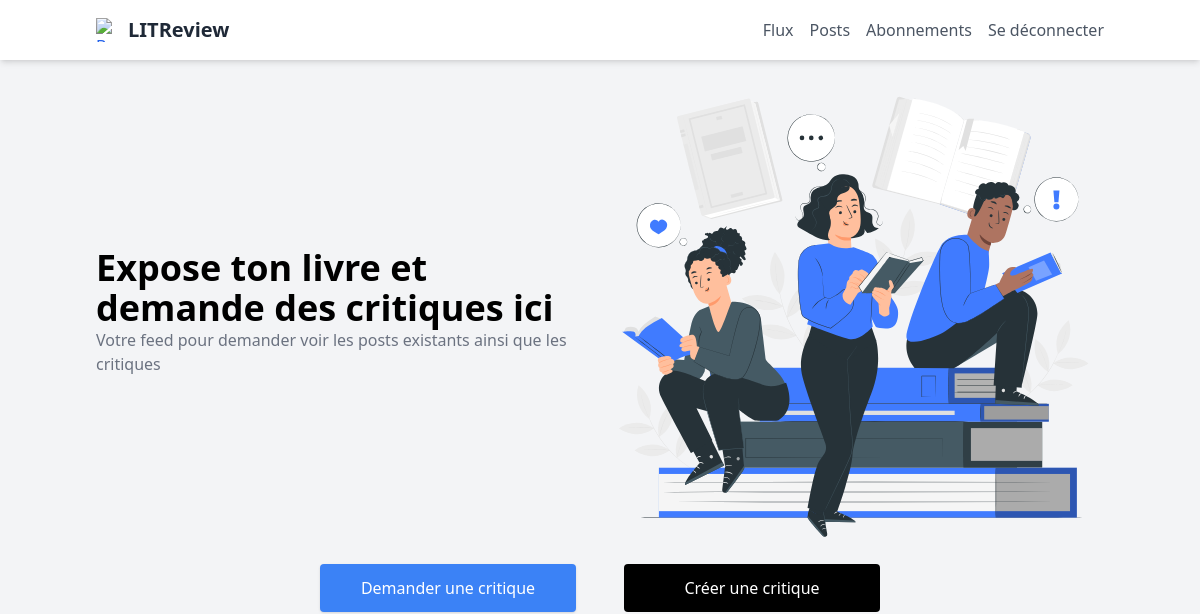
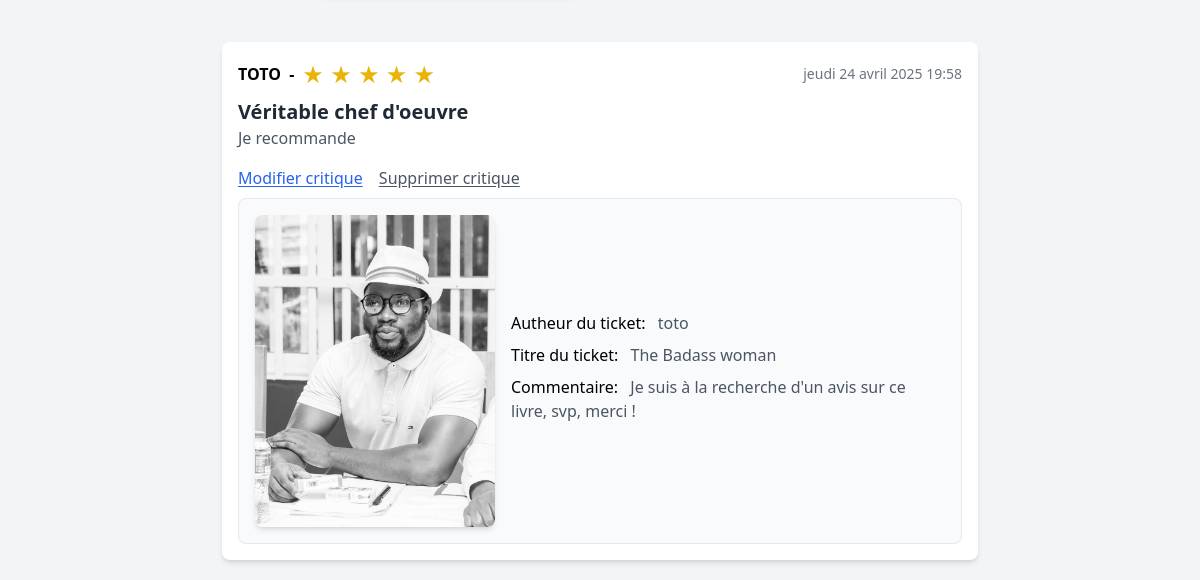
/flux/ (signed in), run on an earlier commit of the app's database (2 pictures, top to bottom).
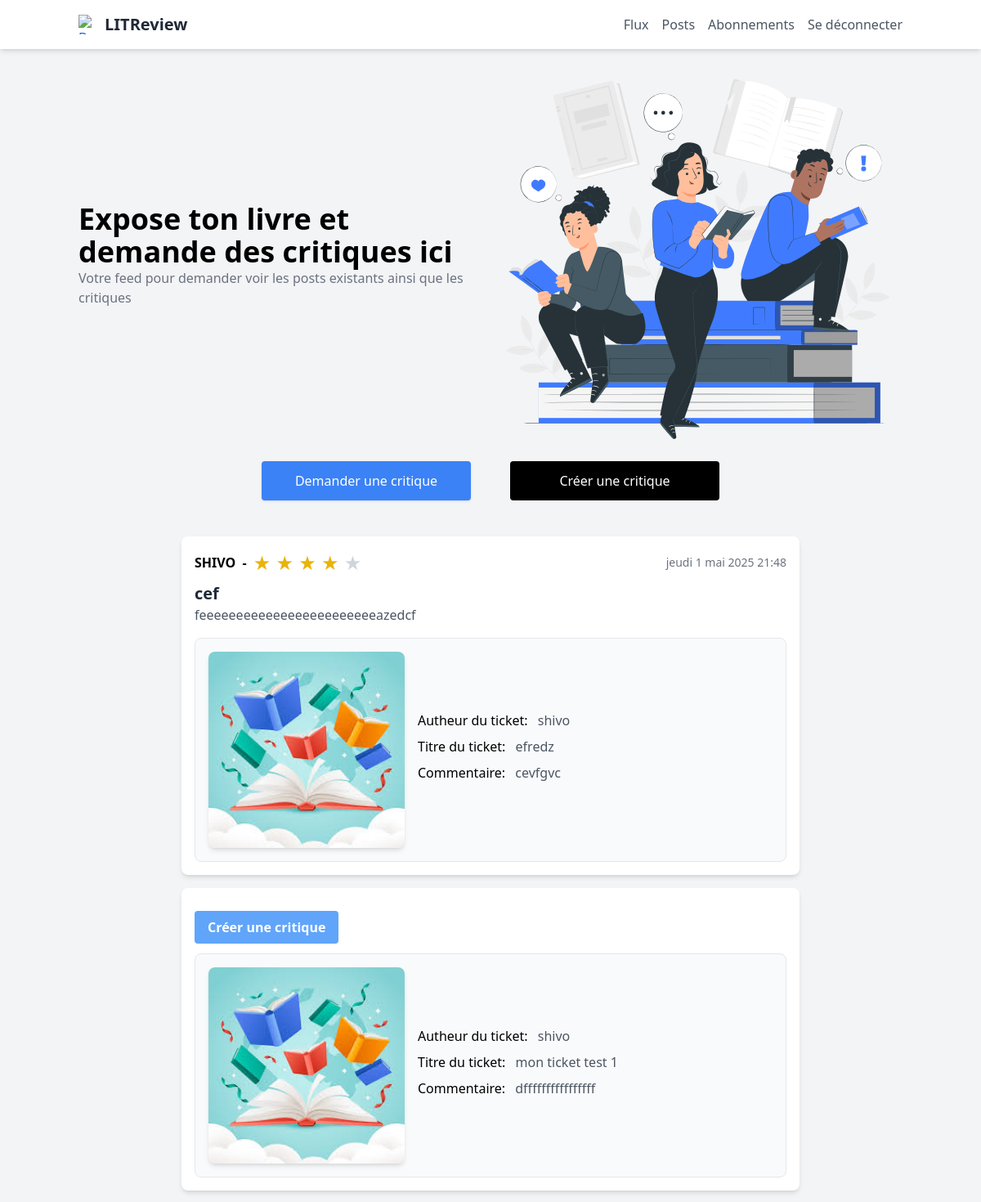
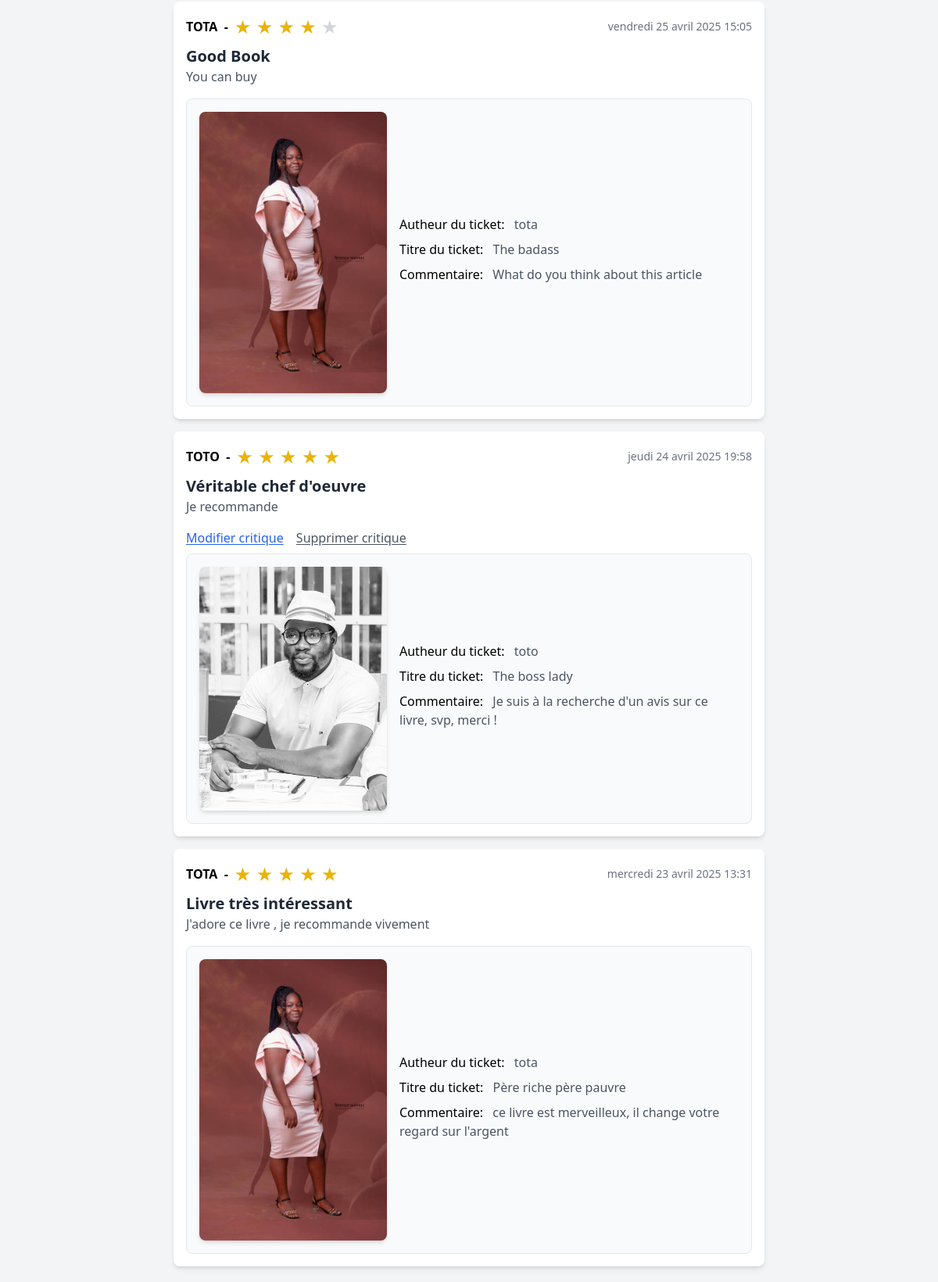
And on a later commit of the database (2 pictures, top to bottom).
### review/models.py (models this page shows)
class Review(models.Model):
    ticket = models.ForeignKey(Ticket, on_delete=models.CASCADE, related_name='reviews')
    rating = models.PositiveSmallIntegerField(validators=[MinValueValidator(0), MaxValueValidator(5)])
    user = models.ForeignKey(settings.AUTH_USER_MODEL, on_delete=models.CASCADE)
    headline = models.CharField(max_length=128)
    body = models.TextField(max_length=8192, blank=True)
    time_created = models.DateTimeField(auto_now_add=True)

### authentication/models.py (models this page shows)
class User(AbstractUser):
    ROLE_CHOICES = (
        ('user', 'Utilisateur'),
        ('admin', 'Administrateur'),
    )
    role = models.CharField(max_length=10, choices=ROLE_CHOICES, default='user', verbose_name='Rôle')

### ticket/models.py (models this page shows)
class Ticket(models.Model):
    photo = models.ForeignKey(Photo, null=True, on_delete=models.SET_NULL, blank=True)
    title = models.CharField(max_length=128)
    content = models.CharField(max_length=5000)
    author = models.ForeignKey(settings.AUTH_USER_MODEL, on_delete=models.CASCADE)
    time_created = models.DateTimeField(auto_now_add=True)
    starred = models.BooleanField(default=False)
    delete = models.BooleanField(default=False)

class Photo(models.Model):
    image = models.ImageField()
    uploader = models.ForeignKey(settings.AUTH_USER_MODEL, on_delete=models.CASCADE)
    time_created = models.DateTimeField(auto_now_add=True)

### ticket/views.py (the view)
# urls.py: path('flux/', ticket.views.feed, name='flux'),
@login_required
def feed(request):
    user = request.user
    tickets = get_users_viewable_tickets(user)
    tickets = tickets.annotate(content_type=Value('TICKET', CharField()))
    posts = sorted(
        tickets,
        key=lambda post: post.time_created,
        reverse=True
    )
    return render(request, 'ticket/flux.html', context={'posts': posts})

### ticket/views.py (called while the page is built)
def get_users_viewable_tickets(user):
    followed_users = user.following.all().values_list('followed_user', flat=True)
    return models.Ticket.objects.filter(
        Q(author__in=followed_users) | Q(author=user)
    )

### ticket/templates/ticket/flux.html (shortened to what the changed rows need)
{% extends 'base.html' %}
{% load static %}
{% block content %}
 <div class="px-24 bg-gray-100">
    <div class="flex flex-col md:flex-row  h-100">
        <div class=" w-full md:w-1/2 flex items-center ">
            <div class="title-section ">
                <h1 class="text-4xl font-bold">Expose ton livre et demande des critiques ici</h1>
            </div>
        </div>
    </div>
    <div class="ticket-section flex flex-wrap justify-center gap-4 py-5 ">
        {% for post in posts %}
        <div class="bg-white shadow-md rounded-lg p-4 md:w-3/4 ">
            {% if post.reviews.all %}
            {% for review in post.reviews.all %}
            <div class="review_section">
                <div class="md:flex justify-between items-center mb-2">
                    <div class="md:flex items-center">
                        <span class="text-1xl font-bold mr-2 uppercase">{{ review.user.username }} &nbsp;-</span>
                        <span class="text-yellow-500 mr-2 text-2xl">
                            {% for i in "12345" %}
                                {% if forloop.counter <= review.rating %}
                                    ★
                                {% else %}
                                    <span class="text-gray-300">★</span>
                                {% endif %}
                            {% endfor %}
                        </span>
                    </div>
                    <span class="text-gray-500 text-sm">{{ review.time_created|date:"l j F Y H:i" }}</span>
                </div>
                <div class="review_body">
                    <div class="part1">
                        <h2 class="text-xl font-bold text-gray-800">{{review.headline}}</h2>
                        <p class="text-gray-600 mb-4">{{review.body}}</p>
                    </div>
                    {% if review.user == user%}
                    <div class="part2 my-2">
                        <a  class="update" href="{% url 'update-review' post.id review.id %}"><button class="text-blue-600 underline underline-offset-2 font-medium rounded mr-3 text-underline">Modifier critique</button></a>
                        <form method="POST" action="{% url 'review_delete' post.id %}" style="display:inline;">
                            <button type="submit" class="text-gray-600 font-medium underline underline-offset-2 rounded">
                              Supprimer critique
                            </button>
                          </form>
                    </div>
                    {%endif%}
                </div>
            </div>
            {%endfor%}
            {% else %}
            <a href="{% url 'create-review-response' post.id %}" class="update"><button class="bg-blue-400 text-white font-bold my-3 py-2 px-4 rounded">Créer une critique</button></a>
            {%endif%}
            <div class="md:flex items-center border rounded-lg p-4 bg-gray-50 space-x-4 w-100">
                <img
                    src="{{post.photo.image.url}}"
                    alt="Book Cover"
                    class="w-60 h-auto rounded-lg shadow-md"
                >
                <div>
                    <div class="mb-2 ">
                        <span class="font-medium mr-2">Autheur du ticket:</span>
                        <span class="text-gray-600">{{post.author}}</span>
                    </div>
                    <div class="mb-2">
                        <span class="font-medium mr-2">Titre du ticket:</span>
                        <span class="text-gray-600">{{post.title}}</span>
                    </div>
                    <div class="mb-2">
                        <span class="font-medium mr-2">Commentaire:</span>
                        <span class="text-gray-600">{{post.content}}</span>
                    </div>
                </div>
            </div>
        </div>
        {% endfor %}
    </div>
{% endblock content %}

What changed in the data, as far as the page shows it:
added Ticket: photo.image (picture), author "shivo", title "efredz", content "cevfgvc"
added Review: user.username "SHIVO", rating 4 (drawn), time_created "jeudi 1 mai 2025 21:48", headline "cef", body "feeeeeeeeeeeeeeeeeeeeeeeeazedcf", shown under "shivo"
added Ticket: shows "Créer une critique", photo.image (picture), author "shivo", title "mon ticket test 1", content "dffffffffffffffff"
now on this page (row unchanged): Ticket: photo.image (picture), author "tota", title "The badass", content "What do you think about this article"
now on this page (row unchanged): Review: user.username "TOTA", rating 4 (drawn), time_created "vendredi 25 avril 2025 15:05", headline "Good Book", body "You can buy", shown under "tota"
changed Ticket "Je suis à la recherche d'un avis sur ce livre, svp, merci !": title "The Badass woman" → "The boss lady"
now on this page (row unchanged): Ticket: photo.image (picture), author "tota", title "Père riche père pauvre", content "ce livre est merveilleux, il change votre regard sur l'argent"
now on this page (row unchanged): Review: user.username "TOTA", rating 5 (drawn), time_created "mercredi 23 avril 2025 13:31", headline "Livre très intéressant", body "J'adore ce livre , je recommande vivement", shown under "tota"
